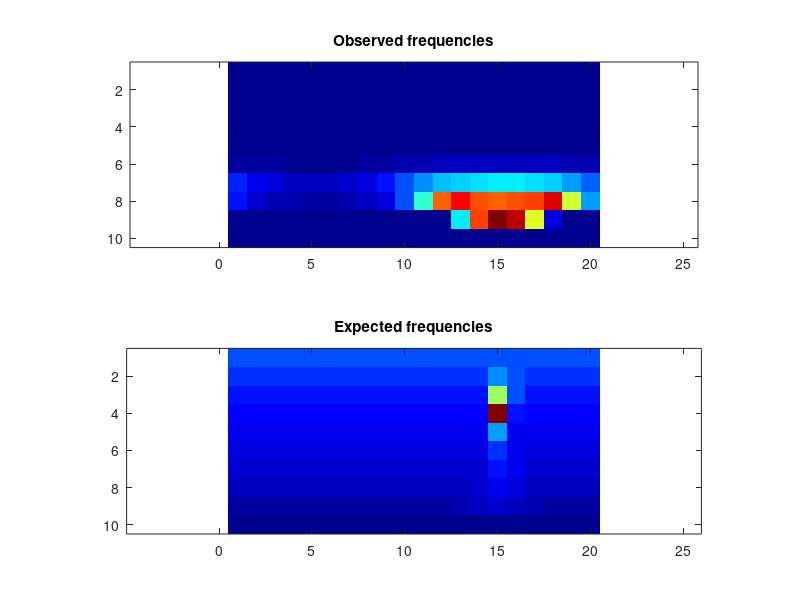

Write MATLAB code to recreate this figure.
obsFrequencies = [ 0, 0, 0, 0, 0, 0, 0, 0, 0, 0, 0, 0, 0, 0, 0, 0, 0, 0, 0, 0; 0, 0, 0, 0, 0, 0, 0, 0, 0, 0, 0, 0, 0, 0, 0, 0, 0, 0, 0, 0; 0, 0, 0, 0, 0, 0, 0, 0, 0, 0, 0, 0, 0, 0, 0, 0, 0, 0, 0, 0; 0, 0, 0, 0, 0, 0, 0, 0, 0, 0, 0, 0, 0, 0, 0, 0, 0, 0, 0, 0; 0, 0, 0, 0, 0, 0, 0, 0, 0, 0, 0, 0, 0, 0, 0, 0, 0, 0, 0, 0; 1749, 1312, 1043, 819, 737, 780, 938, 1098, 1438, 1964, 2571, 3036, 3310, 3548, 3696, 3637, 3535, 3352, 2884, 2244; 9361, 6510, 4837, 3857, 3558, 3602, 4223, 5592, 7969, 11621, 15494, 18516, 20258, 21196, 21630, 21344, 20803, 19545, 17132, 13431; 7971, 4105, 2561, 1956, 1764, 1843, 2236, 3178, 5579, 11795, 25260, 48329, 53553, 49259, 48327, 48834, 50267, 55257, 34934, 16883; 0, 0, 0, 0, 0, 0, 0, 0, 0, 0, 0, 0, 21526, 49395, 61904, 57392, 36652, 5070, 0, 0; 0, 0, 0, 0, 0, 0, 0, 0, 0, 0, 0, 0, 0, 0, 0, 0, 0, 0, 0, 0 ];
expFrequencies = [ 32587.3, 32587.3, 32587.3, 32587.3, 32587.3, 32587.3, 32587.3, 32587.3, 32587.3, 32587.3, 32587.3, 32587.5, 32595.4, 32779.9, 33424.8, 33069.5, 32627.3, 32588.4, 32587.4, 32587.3; 28193.7, 28193.7, 28193.7, 28193.7, 28193.7, 28193.7, 28193.7, 28193.7, 28193.7, 28193.7, 28193.7, 28193.7, 28195.3, 28898.6, 41456.9, 32771.9, 28226.5, 28193.7, 28193.7, 28193.7; 25148.3, 25148.3, 25148.3, 25148.3, 25148.3, 25148.3, 25148.3, 25148.3, 25148.3, 25148.3, 25148.3, 25148.3, 25148.3, 25287.1, 80976.1, 32386.7, 25148.6, 25148.3, 25148.3, 25148.3; 22512.8, 22512.8, 22512.8, 22512.8, 22512.8, 22512.8, 22512.8, 22512.8, 22512.8, 22512.8, 22512.8, 22512.8, 22512.8, 22512.9, 149250, 23309.6, 22512.8, 22512.8, 22512.8, 22512.8; 20053.6, 20053.6, 20053.6, 20053.6, 20053.6, 20053.6, 20053.6, 20053.6, 20053.6, 20053.6, 20053.6, 20053.6, 20053.6, 20053.6, 44522.9, 20164.6, 20053.6, 20053.6, 20053.6, 20053.6; 17645.5, 17645.5, 17645.5, 17645.5, 17645.5, 17645.5, 17645.5, 17645.5, 17645.5, 17645.5, 17645.5, 17645.5, 17645.5, 17691.6, 29593.6, 20464.1, 17645.5, 17645.5, 17645.5, 17645.5; 15186.3, 15186.3, 15186.3, 15186.3, 15186.3, 15186.3, 15186.3, 15186.3, 15186.3, 15186.3, 15186.3, 15186.3, 15186.7, 16092.7, 24343.8, 20484.3, 15211, 15186.3, 15186.3, 15186.3; 12550.8, 12550.8, 12550.8, 12550.8, 12550.8, 12550.8, 12550.8, 12550.8, 12550.8, 12550.8, 12550.8, 12550.9, 12591.2, 14883.8, 20793.3, 18287.9, 12901.2, 12552.6, 12550.8, 12550.8; 9505.42, 9505.42, 9505.42, 9505.42, 9505.42, 9505.42, 9505.42, 9505.42, 9505.42, 9505.43, 9505.62, 9515.48, 9780.89, 12026.1, 15145.3, 13787.5, 10401.7, 9555.8, 9506.68, 9505.44; 5114.37, 5113.07, 5112.6, 5112.41, 5112.35, 5112.37, 5112.49, 5112.8, 5113.6, 5116.1, 5126.44, 5180.8, 5440.27, 6129.2, 6756.39, 6488.59, 5704.24, 5256.35, 5140.67, 5118.98 ];
colormap(jet);
clf; subplot(2,1,1);
imagesc(obsFrequencies);
title('Observed frequencies');
axis equal;
subplot(2,1,2);
imagesc(expFrequencies);
axis equal;
title('Expected frequencies');
